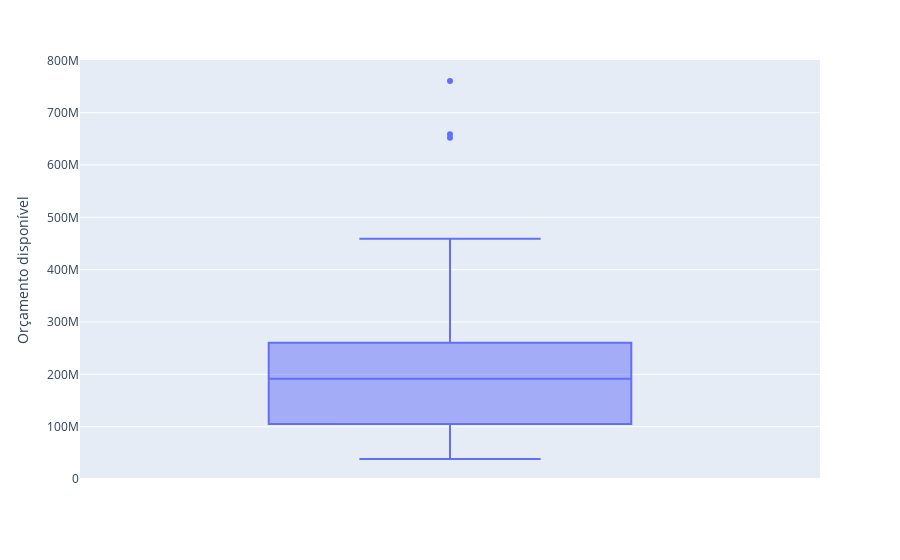

The cell this chart's notebook holds for it:
### Markdown cell above
## 4.1 Orçamento Geral

### Code cell
%matplotlib inline
fig = px.box(df, y="Orçamento disponível ")
fig.show()
